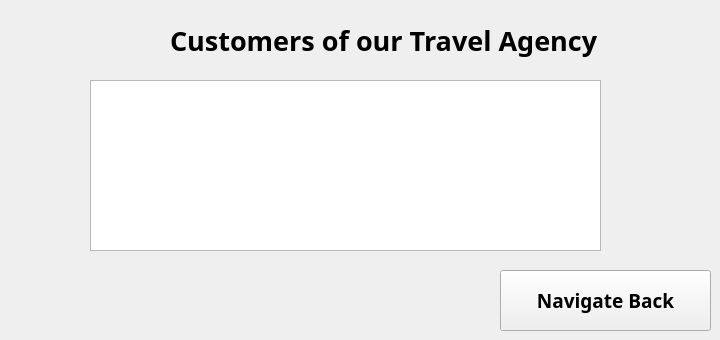
    <widget class="QWidget" name="Customers">
     <widget class="QLabel" name="label_20">
      <property name="geometry">
       <rect>
        <x>170</x>
        <y>10</y>
        <width>431</width>
        <height>61</height>
       </rect>
      </property>
      <property name="font">
       <font>
        <family>Myriad Hebrew</family>
        <pointsize>20</pointsize>
        <weight>75</weight>
        <italic>false</italic>
        <bold>true</bold>
       </font>
      </property>
      <property name="text">
       <string>Customers of our Travel Agency</string>
      </property>
     </widget>
     <widget class="QPushButton" name="backs">
      <property name="geometry">
       <rect>
        <x>500</x>
        <y>270</y>
        <width>211</width>
        <height>61</height>
       </rect>
      </property>
      <property name="font">
       <font>
        <family>Myriad Hebrew</family>
        <pointsize>14</pointsize>
        <weight>75</weight>
        <bold>true</bold>
       </font>
      </property>
      <property name="text">
       <string>Navigate Back</string>
      </property>
     </widget>
     <widget class="QTextEdit" name="textEdit">
      <property name="geometry">
       <rect>
        <x>90</x>
        <y>80</y>
        <width>511</width>
        <height>171</height>
       </rect>
      </property>
     </widget>
     <widget class="QLabel" name="label_22">
      <property name="geometry">
       <rect>
        <x>90</x>
        <y>290</y>
        <width>261</width>
        <height>41</height>
       </rect>
      </property>
      <property name="font">
       <font>
        <family>Myriad Hebrew</family>
        <pointsize>14</pointsize>
        <weight>75</weight>
        <bold>true</bold>
       </font>
      </property>
      <property name="text">
       <string/>
      </property>
     </widget>
    </widget>
